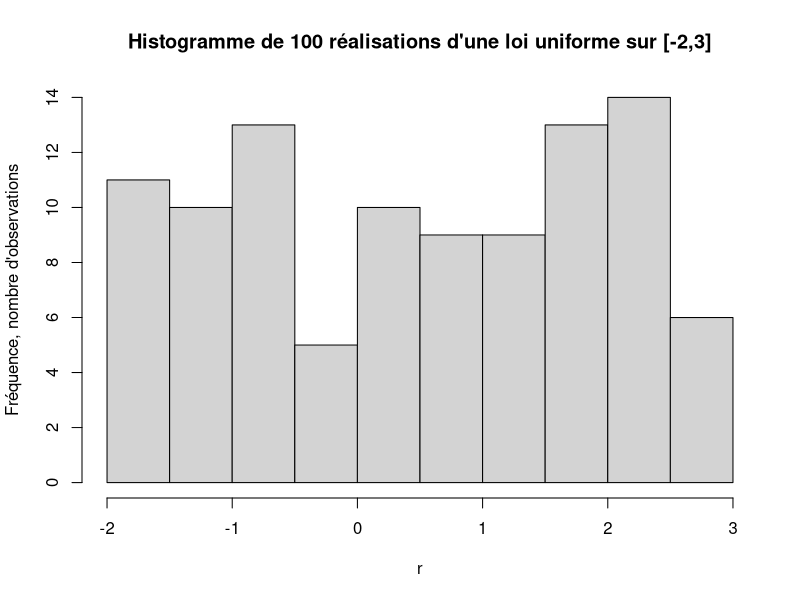
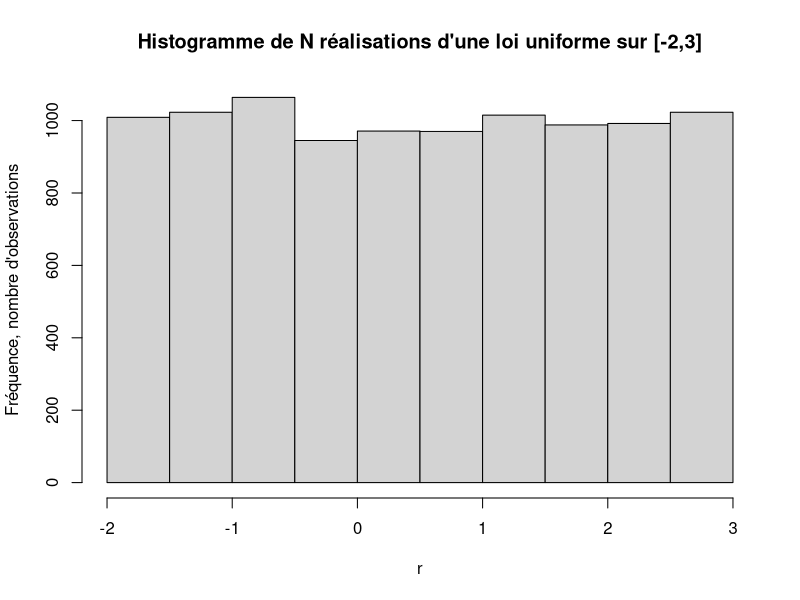
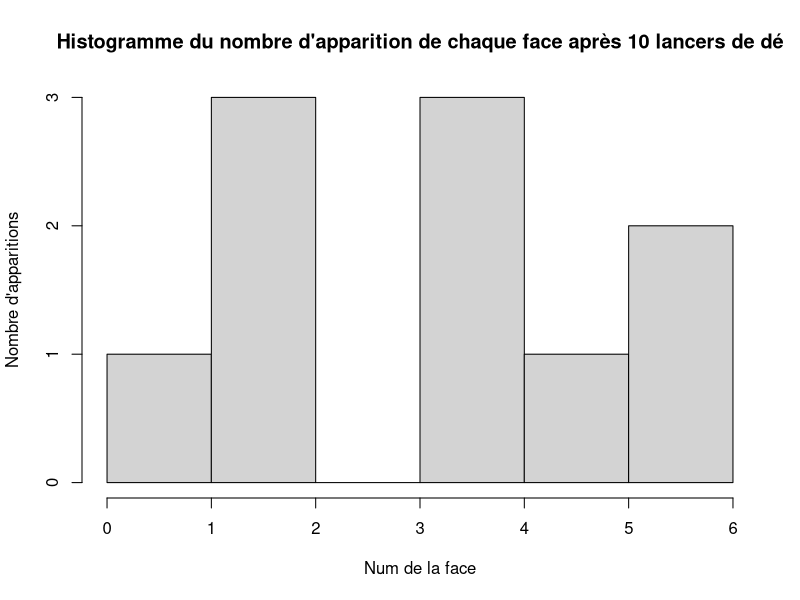
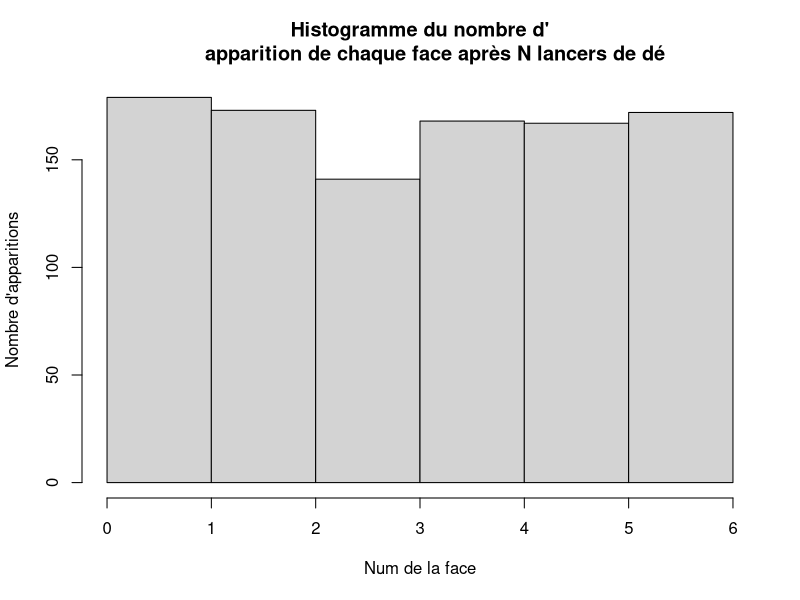
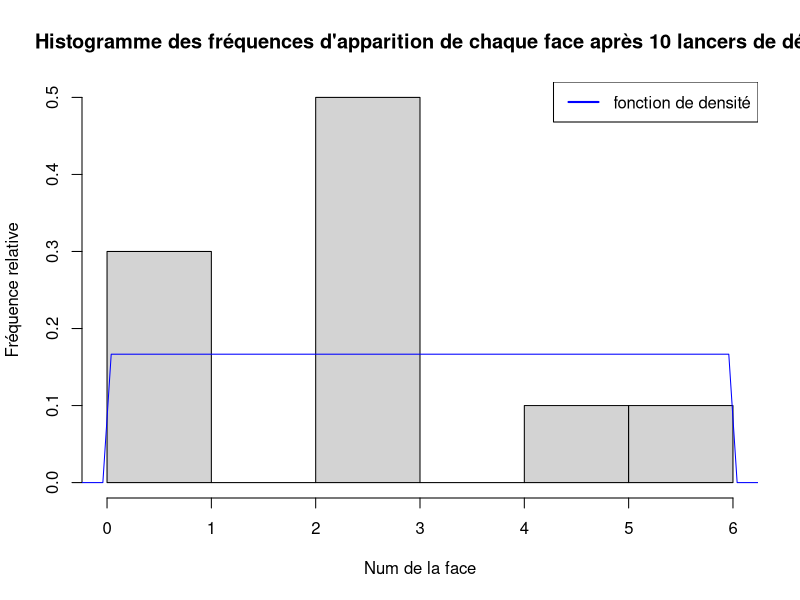
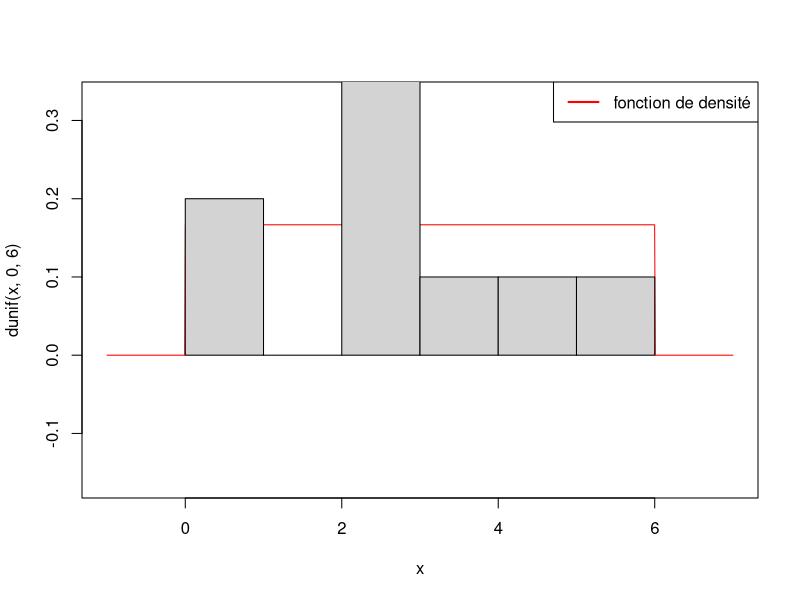
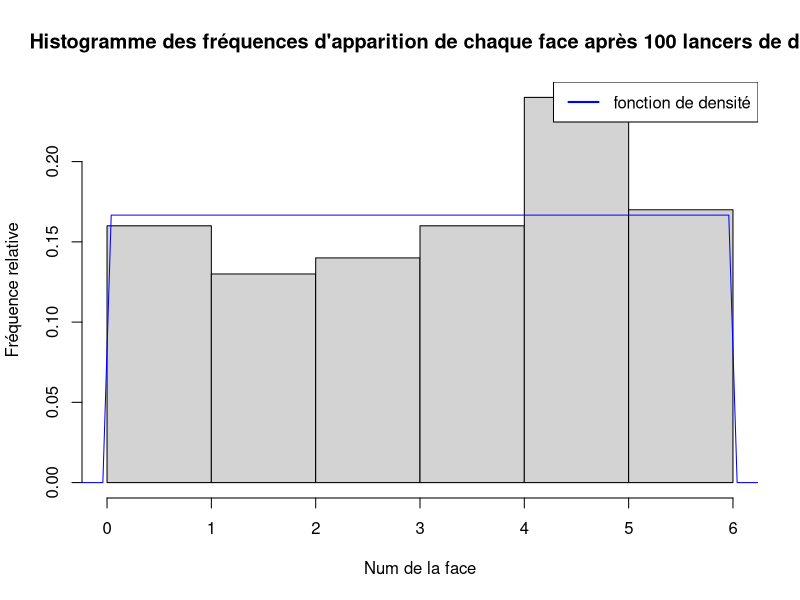
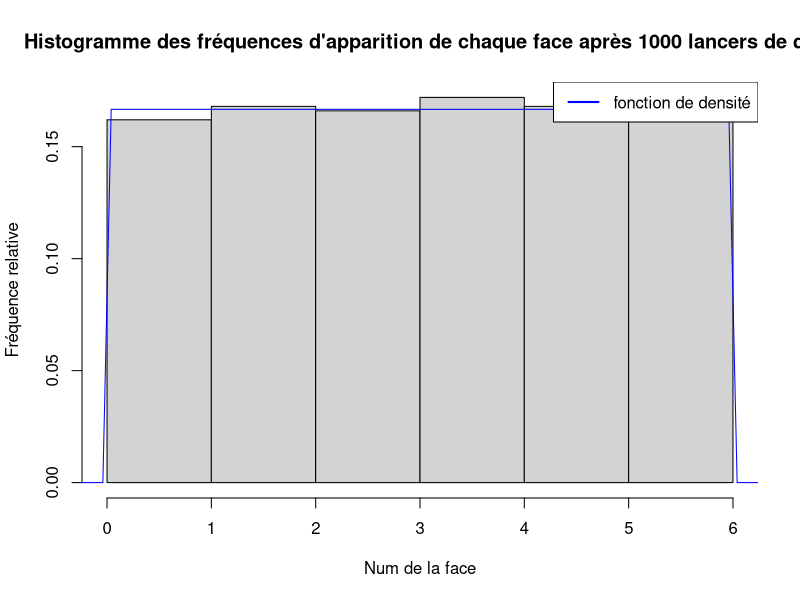

Reproduce these figures in R, in order.
# TP 2 - Partie 1
# Répartition observée et répartition théorique


# Question 1 : commandes dbinom et rbinom
  # http://pages.stat.wisc.edu/~larget/R/prob-R.pdf

help(dbinom) 
  # dbinom(x, size, prob) donne la proba d'obtenir x succès sur size épreuves de Bernouilli de proba prob de succès ie P(X=x)
dbinom(3, 5, 0.3)
help(pbinom)
  # pbinom(q, size, prob) donne la valeur de la fonction de répartition d'une Bin(size, prob) au point q
help(qbinom)
  # qbinom(p, size, prob) donne la plus petite valeur pour laquelle la fonction de répartition d'une Bin(size, prob) vaut p 
help(rbinom) 
  # rbinom(n, size, prob) génére une suite de n nombres représentant le nombre de succès d'une binomiale de paramètres (size, prob)
  # simule n lois binomiales de paramètres (size, prob)

dbinom(5, 10, 0.5) # proba d'obtenir 5 succès suivant une Bin(10, 0.5)
dbinom(5, 4, 0.8) # 5 succès sur 4 tirages => proba nulle
dbinom(5, 5, 1) # 5 succès sur 5 tirages, tous de proba 1 de succès => proba 1
rbinom(10, 5, 0) 


# Question 2

N=100
  # N lancers d'une pièce équilibrée, pile vaut succès (1) avec proba 1/2
  # N représentations d'une Bernoulli de paramètre 1/2, i.e. binomiale de paramètres (1, 0.5)
x = rbinom(N, 1, 0.5)
sum(x==1)

# Question 3

help(dunif)
  # dunif(x, min=0, max=1) donne la valeur de la fonction de densité au point x 
help(punif)
  # punif(q, min=0, max=1) donne la valeur de la foncton de répartition au point p
help(qunif)
  # qunif(p, min=0, max=1) donne la plus petite valeur pour laquelle la fonction de répartition vaut p
help(runif)
  # runif(n, min = 0, max = 1), génère n observations d'une loi uniforme sur (0;1)
  # ne génère pas les bornes sauf si max==min ou max-min est petit par rapport à min

dunif(5, 0, 10) # valeur prise par la fonction de densité d'une uniforme sur (0;10) au point 5, soit 0.1 (on divise par 10, longueur de l'intervalle)
dunif(5, 0, 4) # valeur prise par la fonction de densité d'une uniforme sur (0;4) au point 5, soit 0 (5 n'appartient pas à l'intervalle) 
dunif(5, 0, 20) # valeur prise par la fonction de densité d'une uniforme sur (0;10) au point 5, soit 0.05

runif(10, -2, 3) # génère 10 nombres aléatoires (uniformément) sur (-2;3)


# Question 4

N=100
  # N réalisations d'une loi uniforme sur (2;3)
r=runif(N, -2, 3)

hist(r, main="Histogramme de 100 réalisations d'une loi uniforme sur [-2,3]", ylab="Fréquence, nombre d'observations")

# Idem pour N plus grand
N=10000
r=runif(N, -2, 3)
hist(r, main="Histogramme de N réalisations d'une loi uniforme sur [-2,3]", ylab="Fréquence, nombre d'observations")


# Question 5

N=10
X=runif(N, 0, 6)
#On crée un vecteur de 6 entrées qui va donner le nombre d'apparitions de chaque face du dé en divisant l'intervalle de départ en 6 sous-intervalles
d=rep(0,6)
for (x in X) {
  for (i in 1:6){
    if (x <= i && x > i-1) {d[i] <- d[i]+1}
  }  
}
print(d)  
# Histogramme de N jets de dé
hist(X, main="Histogramme du nombre d'apparition de chaque face après 10 lancers de dé", xlab="Num de la face", ylab = "Nombre d'apparitions",  breaks=6)
# Pour N plus grand
N=1000
X=runif(N, 0, 6)
hist(X, main="Histogramme du nombre d'
     apparition de chaque face après N lancers de dé", xlab="Num de la face", ylab = "Nombre d'apparitions",  breaks=6)


# Question 6

xmin=-1
xmax=7
f = function(x, a, b) {
  if (x>=a && x<=b) {1/(b-a)} else {0}
}
h = Vectorize(f)
hist(runif(10, 0, 6), freq=FALSE, main="Histogramme des fréquences d'apparition de chaque face après 10 lancers de dé", xlab="Num de la face", ylab = "Fréquence relative",  breaks=6)
curve(h(x, 0, 6), from=xmin, to=xmax, col="blue", add=TRUE)
legend("topright", legend=c("fonction de densité"), col=c("blue"), lwd=2)

# Autre méthode
x = seq(-1, 7, length.out = 1000)
plot(x, dunif(x, 0, 6), type="l", col="red", asp=10.0) # asp est le ratio y/x
hist(runif(10, 0, 6), freq=FALSE, add=TRUE, main="Histogramme des fréquences d'apparition de chaque face après 10 lancers de dé", xlab="Num de la face", ylab = "Fréquence relative",  breaks=6)
legend("topright", legend=c("fonction de densité"), col=c("red"), lwd=2)

# Avec un nombre de lancers plus grand...
xmin=-1
xmax=7
f = function(x, a, b) {
  if (x>=a && x<=b) {1/(b-a)} else {0}
}
h = Vectorize(f)
hist(runif(100, 0, 6), freq=FALSE, main="Histogramme des fréquences d'apparition de chaque face après 100 lancers de dé", xlab="Num de la face", ylab = "Fréquence relative",  breaks=6)
curve(h(x, 0, 6), from=xmin, to=xmax, col="blue", add=TRUE)
legend("topright", legend=c("fonction de densité"), col=c("blue"), lwd=2)

# Encore plus grand
xmin=-1
xmax=7
f = function(x, a, b) {
  if (x>=a && x<=b) {1/(b-a)} else {0}
}
h = Vectorize(f)
hist(runif(1000, 0, 6), freq=FALSE, main="Histogramme des fréquences d'apparition de chaque face après 1000 lancers de dé", xlab="Num de la face", ylab = "Fréquence relative",  breaks=6)
curve(h(x, 0, 6), from=xmin, to=xmax, col="blue", add=TRUE)
legend("topright", legend=c("fonction de densité"), col=c("blue"), lwd=2)


# Question 7

N=10000

### Loi binomiale ###
n=10
p=0.4

binom= function(x) {
  dbinom(as.integer(x), n, p)*N
}
x=rbinom(N, n, p)
hist(x, right=FALSE, main="Histogramme des fréquences de succès de 10000 simulations de loi B(10, 0.4)", breaks=seq(-1,n+1))
# right=FALSE, inclure les valeurs inf dans la classe de l'histogramme [a,b) au lieu de (a,b]
curve(binom, col='blue', add = TRUE)
legend("topright", legend=c("fonction de densité"), col=c("blue"), lwd=2)

### Loi exponentielle ###

x=rexp(N, 1)
hist(x, freq=FALSE, main="Histogramme des densités de 10000 simulations de loi exponentielle de paramètre 1")
curve(dexp(x,1), col='blue', add = TRUE)
legend("topright", legend=c("fonction de densité"), col=c("blue"), lwd=2)

### Loi normale ###

µ=-1
sigma=2
f = function(x) {
  exp(-((x-µ)^2)/(2*sigma^2))/(sigma*sqrt(2*pi))
}

x=rnorm(N, µ, sigma)
hist(x, freq=FALSE, main="Histogramme des densités de 10000 simulations de loi normale N(-1,2)")
curve(f, col='blue', add = TRUE)
legend("topright", legend=c("fonction de densité"), col=c("blue"), lwd=2)


#TP2_Partie2
#Loi forte des grands nombres
M=2000
X = runif(M,0,1) #cree M variable aleatoire uniforme
S = cumsum(X) #cree vecteur des sommes succesif 
N = seq(1,M, by=1) #des valeur entre 1 et M le pas c'est un 
plot(N, S/N) #dessin de Sn/N en fonction de N 
abline(h=0.5, col="red") #ligne horizontale d'ordre E[X 1].
#on peut dire que quand N est grand Sn/N tende vers meu et cest LDGN 
#le graphe a chaque fois qu'on compile le code par ce que on produit des nouvelle variable aleatoirre defirantes des pricidente 

#Illustrations pour d’autres lois
funif <- function(a,b,N){
  X = runif(N,a,b)
  S = cumsum(X)
  n = seq(1,N, by=1)
  plot(n, S/n)
  abline(h=(a+b)/2, col="red")
}
funif(2,5,2000)

fexp <- function(a,N){
  X = rexp(N,a)#rexp genere N variable aléatoire de loi exponentielle de paramètre alpha = a dans notre cas
  S = cumsum(X)
  n = seq(1,N, by=1)
  plot(n, S/n)
  abline(h=1/a, col="red")
}
fexp(10,10000)
#le graphe a chaque fois qu'on compile le code par ce que on produit des nouvelle variable aleatoirre defirantes des pricidente 
#donc on peut dire que pour la somme des variable aleatoire de meme lois et de meme parametre quand N est grand est grand la lois tend vers mue

fcauchy <- function(){
  X = runif(N,a,b)
  S = cumsum(X)
  n = seq(1,N, by=1)
  plot(n, S/n)
  abline(h=(a+b)/2, col="red")
}
funif(2,5,2000)





